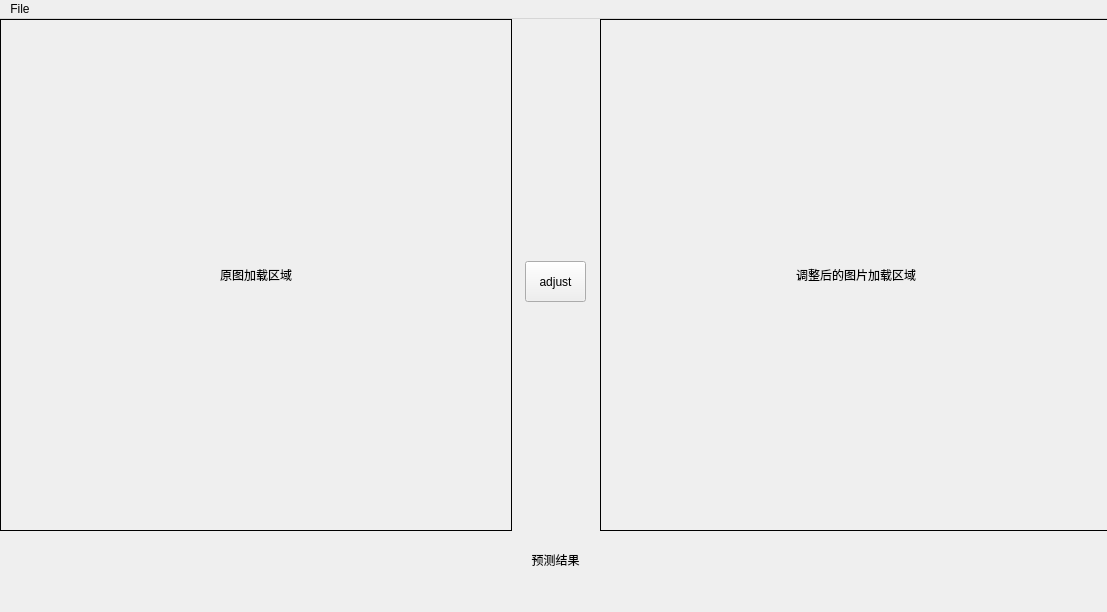
<?xml version="1.0" encoding="UTF-8"?>
<ui version="4.0">
 <class>auto_adjust_tool</class>
 <widget class="QMainWindow" name="auto_adjust_tool">
  <property name="geometry">
   <rect>
    <x>0</x>
    <y>0</y>
    <width>1107</width>
    <height>612</height>
   </rect>
  </property>
  <property name="cursor">
   <cursorShape>ArrowCursor</cursorShape>
  </property>
  <property name="windowTitle">
   <string>Auto_Adjust_Tool</string>
  </property>
  <widget class="QWidget" name="centralWidget">
   <widget class="QPushButton" name="pushButton_2">
    <property name="geometry">
     <rect>
      <x>525</x>
      <y>242</y>
      <width>61</width>
      <height>41</height>
     </rect>
    </property>
    <property name="toolTip">
     <string>点击自动校准</string>
    </property>
    <property name="statusTip">
     <string/>
    </property>
    <property name="text">
     <string>adjust</string>
    </property>
   </widget>
   <widget class="QLabel" name="label_ori">
    <property name="geometry">
     <rect>
      <x>0</x>
      <y>0</y>
      <width>512</width>
      <height>512</height>
     </rect>
    </property>
    <property name="frameShape">
     <enum>QFrame::Panel</enum>
    </property>
    <property name="text">
     <string>原图加载区域</string>
    </property>
    <property name="textFormat">
     <enum>Qt::AutoText</enum>
    </property>
    <property name="alignment">
     <set>Qt::AlignCenter</set>
    </property>
   </widget>
   <widget class="QLabel" name="label_adj">
    <property name="geometry">
     <rect>
      <x>600</x>
      <y>0</y>
      <width>512</width>
      <height>512</height>
     </rect>
    </property>
    <property name="frameShape">
     <enum>QFrame::Panel</enum>
    </property>
    <property name="text">
     <string>调整后的图片加载区域</string>
    </property>
    <property name="alignment">
     <set>Qt::AlignCenter</set>
    </property>
    <property name="textInteractionFlags">
     <set>Qt::LinksAccessibleByMouse</set>
    </property>
   </widget>
   <widget class="QLabel" name="label_tip">
    <property name="geometry">
     <rect>
      <x>130</x>
      <y>520</y>
      <width>231</width>
      <height>31</height>
     </rect>
    </property>
    <property name="font">
     <font>
      <family>Berlin Sans FB Demi</family>
      <pointsize>13</pointsize>
      <weight>75</weight>
      <bold>true</bold>
     </font>
    </property>
    <property name="frameShape">
     <enum>QFrame::NoFrame</enum>
    </property>
    <property name="text">
     <string/>
    </property>
    <property name="alignment">
     <set>Qt::AlignCenter</set>
    </property>
   </widget>
   <widget class="QLabel" name="label_rel">
    <property name="geometry">
     <rect>
      <x>450</x>
      <y>520</y>
      <width>211</width>
      <height>41</height>
     </rect>
    </property>
    <property name="text">
     <string>预测结果</string>
    </property>
    <property name="alignment">
     <set>Qt::AlignCenter</set>
    </property>
   </widget>
   <widget class="QLabel" name="label_tip_2">
    <property name="geometry">
     <rect>
      <x>750</x>
      <y>520</y>
      <width>231</width>
      <height>31</height>
     </rect>
    </property>
    <property name="font">
     <font>
      <family>Berlin Sans FB Demi</family>
      <pointsize>13</pointsize>
      <weight>75</weight>
      <bold>true</bold>
     </font>
    </property>
    <property name="frameShape">
     <enum>QFrame::NoFrame</enum>
    </property>
    <property name="text">
     <string/>
    </property>
    <property name="alignment">
     <set>Qt::AlignCenter</set>
    </property>
   </widget>
  </widget>
  <widget class="QMenuBar" name="menuBar">
   <property name="geometry">
    <rect>
     <x>0</x>
     <y>0</y>
     <width>1107</width>
     <height>26</height>
    </rect>
   </property>
   <widget class="QMenu" name="menu_O">
    <property name="title">
     <string>File</string>
    </property>
    <addaction name="actionopen"/>
    <addaction name="actionsave"/>
   </widget>
   <addaction name="menu_O"/>
  </widget>
  <action name="actionopen">
   <property name="text">
    <string>open</string>
   </property>
  </action>
  <action name="actionsave">
   <property name="text">
    <string>save</string>
   </property>
  </action>
 </widget>
 <resources/>
 <connections/>
</ui>
